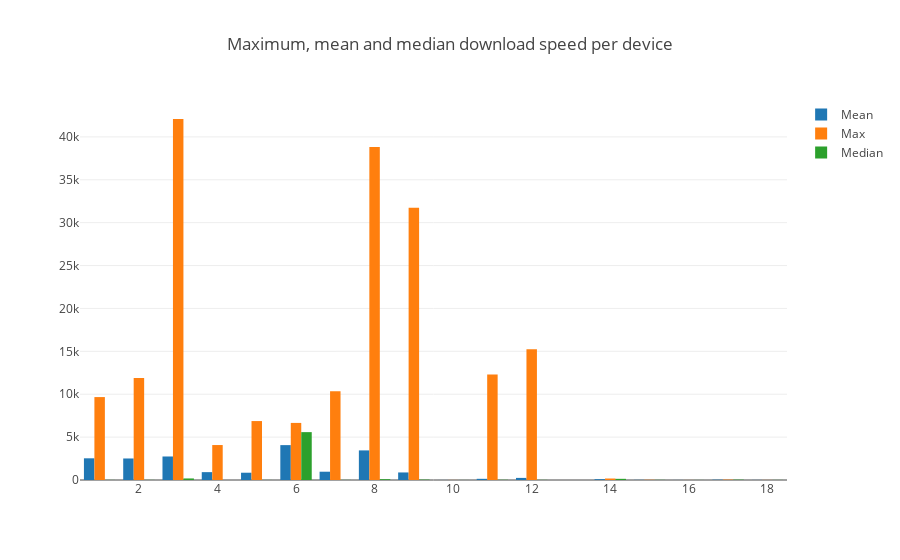

The notebook cell this image was saved under:
### Markdown cell above
### Median, average, maximum download speed per device

### Code cell
query_download = 'SELECT * FROM SPEEDTEST_DOWNLOAD;'
result_download= client.query(query_download)
download_df = result_download['SPEEDTEST_DOWNLOAD']

download_df.reset_index(level=0, inplace=True)
download_df['index']=download_df['index'].dt.strftime('%Y-%m-%d %H:%M:%S')
download_df['index'] = pd.to_datetime(download_df['index'])
download_df['SK_PI']=pd.to_numeric(download_df['SK_PI'])

download_df.rename(columns={'index':'time'}, inplace=True)
download_df = download_df[download_df.DOWNLOAD != 0]

max_download = download_df.groupby('SK_PI')['DOWNLOAD'].max().reset_index()
max_download.columns = ['SK_PI', 'DOWNLOAD_MAX']
med_download = download_df.groupby('SK_PI')['DOWNLOAD'].median().reset_index()
med_download.columns = ['SK_PI', 'DOWNLOAD_MEDIAN']
avg_download = download_df.groupby('SK_PI')['DOWNLOAD'].mean().reset_index()
avg_download.columns = ['SK_PI', 'DOWNLOAD_MEAN']
med_max_avg_download=pd.merge(pd.merge(max_download, med_download,on='SK_PI'),avg_download, on='SK_PI')
trace1 = go.Bar(
            x=med_max_avg_download['SK_PI'],
            y=med_max_avg_download['DOWNLOAD_MEAN'],
            name='Mean',
    )
trace2 = go.Bar(
            x=med_max_avg_download['SK_PI'],
            y=med_max_avg_download['DOWNLOAD_MAX'],
            name='Max',
    
    )
trace3 = go.Bar(
            x=med_max_avg_download['SK_PI'],
            y=med_max_avg_download['DOWNLOAD_MEDIAN'],
            name='Median',
    
    )
data = [trace1, trace2, trace3]
layout = go.Layout(
       # barmode='stack',
        title="Maximum, mean and median download speed per device"
    )

fig = go.Figure(data=data, layout=layout)
iplot(fig)

### Figure 1 — Plotly figure (JSON) as saved in the notebook; plotly's stock layout.template omitted (floating-point values rounded to 4 significant figures)
{"data": [{"name": "Mean", "type": "bar", "x": [1, 2, 3, 4, 5, 6, 7, 8, 9, 10, 11, 12, 14, 15, 16, 17, 18], "y": [2529.0, 2509.0, 2741.0, 916.1, 849.0, 4066.0, 966.3, 3451.0, 880.6, 4.14, 137.6, 244.5, 94.69, 16.96, 5.56, 36.69, 9.352]}, {"name": "Max", "type": "bar", "x": [1, 2, 3, 4, 5, 6, 7, 8, 9, 10, 11, 12, 14, 15, 16, 17, 18], "y": [9667.0, 11880.0, 42090.0, 4076.0, 6871.0, 6656, 10340.0, 38810.0, 31744, 7.32, 12288, 15260.0, 174.3, 27.66, 6.34, 46.02, 9.55]}, {"name": "Median", "type": "bar", "x": [1, 2, 3, 4, 5, 6, 7, 8, 9, 10, 11, 12, 14, 15, 16, 17, 18], "y": [9.06, 11.26, 180.6, 3.76, 6.46, 5581.0, 12.2, 92.11, 43.85, 4.19, 26.18, 16.46, 136.1, 16.49, 6.05, 38.99, 9.45]}], "layout": {"title": "Maximum, mean and median download speed per device"}}
